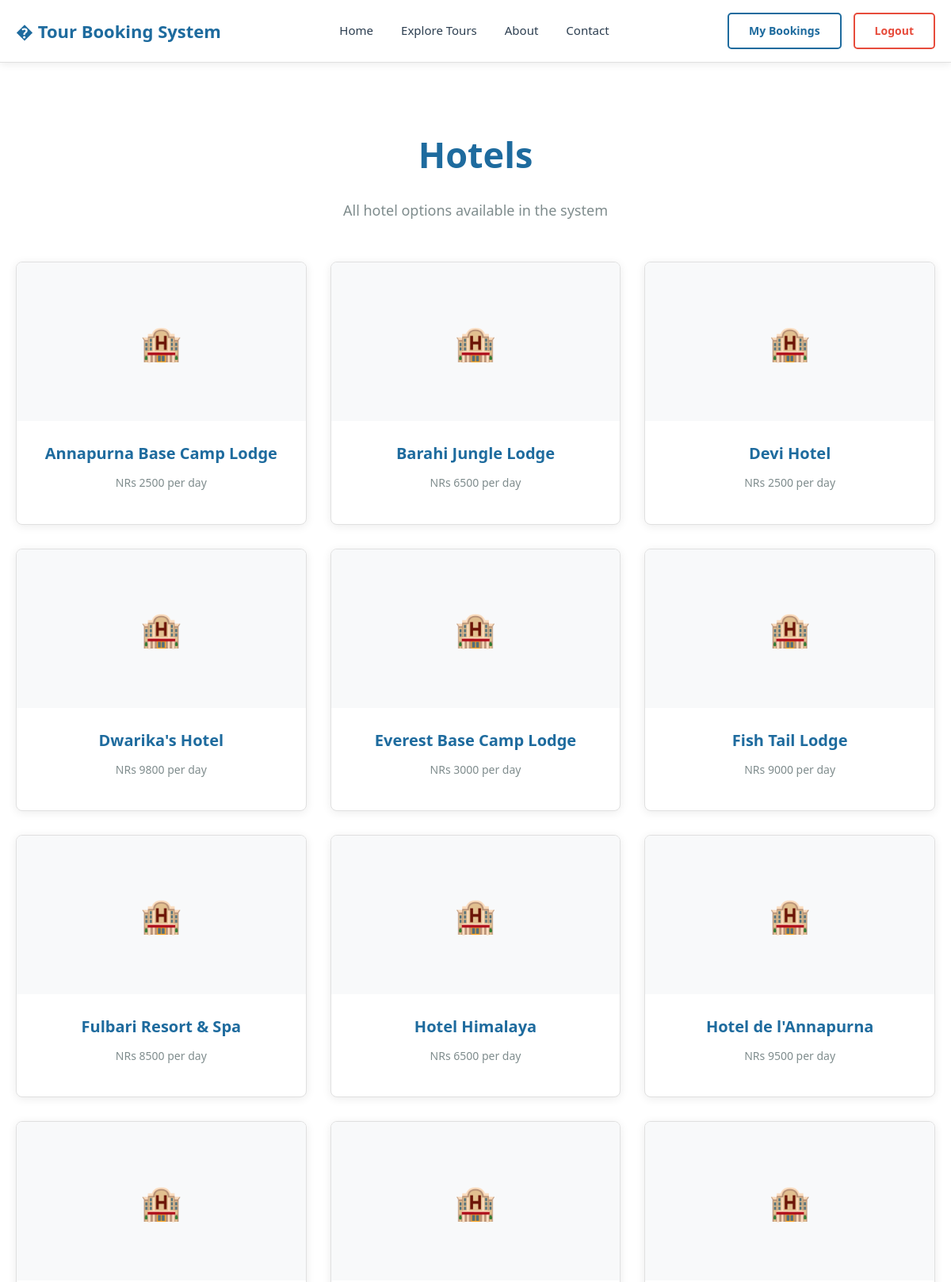
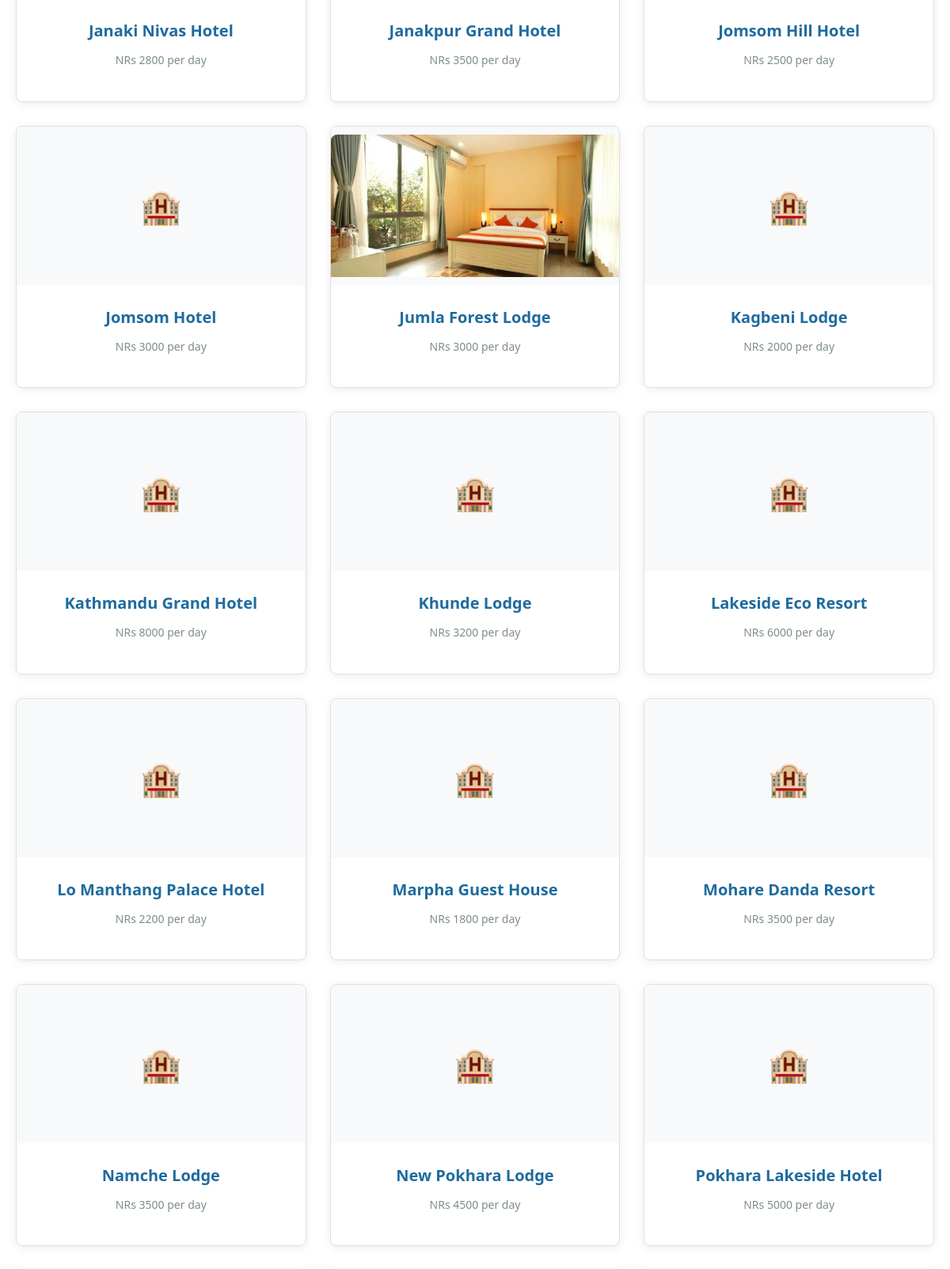
The app's page /hotels/ (signed in, upper part) with its own data (2 pictures, top to bottom).
### tour/models.py (models this page shows, shortened)
class Hotel(models.Model):
    name = models.CharField(max_length=100)
    price_per_day = models.PositiveIntegerField()
    hotel_image = models.ImageField(upload_to='hotels/', blank=True, null=True)

### tour/views.py (the view)
# urls.py: path('hotels/', views.hotels_view, name='hotels'),
def hotels_view(request):
    hotels = Hotel.objects.all().order_by('name')
    return render(request, 'tour/hotels.html', {'hotels': hotels})

### tour/templates/tour/hotels.html (shortened to what this page needs)
{% extends 'base.html' %}
{% block content %}
    <div class="section" style="background: white;">
        <div style="max-width: 1200px; margin: 0 auto;">
            <h2 class="section-title">Hotels</h2>
            <p class="section-subtitle">All hotel options available in the system</p>
            <div class="cards-grid">
                {% for hotel in hotels %}
                    <div class="card" style="text-align: center;">
                        <div class="card-image" style="padding: 0; background: var(--light-bg);">
                            {% if hotel.hotel_image %}
                                <img src="{{ hotel.hotel_image.url }}" alt="{{ hotel.name }}" style="width: 100%; height: 180px; object-fit: cover; border-radius: 8px 8px 0 0;">
                            {% else %}
                                <div style="height: 180px; display: grid; place-items: center; font-size: 42px;">🏨</div>
                            {% endif %}
                        </div>
                        <div class="card-content">
                            <h3 class="card-title">{{ hotel.name }}</h3>
                            <p class="card-description">NRs {{ hotel.price_per_day }} per day</p>
                        </div>
                    </div>
                {% empty %}
                    <div style="grid-column: 1 / -1; text-align: center; padding: 40px;">
                        <p style="font-size: 18px; color: var(--text-gray);">No hotels added yet</p>
                    </div>
                {% endfor %}
            </div>
        </div>
    </div>
{% endblock %}

### tour/templates/base.html (style rules this page uses)
* { margin: 0; padding: 0; box-sizing: border-box; }
:root { --primary: #1E6B9E; --primary-light: #2980B9; --primary-dark: #154B7A; --accent: #17A2B8; --accent-hover: #138496; --success: #27AE60; --danger: #E74C3C; --warning: #F39C12; --light-bg: #F8F9FA; --white: #FFFFFF; --text-dark: #2C3E50; --text-gray: #7F8C8D; --border-color: #E0E0E0; }
body { font-family: 'Segoe UI', Tahoma, Geneva, Verdana, sans-serif; line-height: 1.6; color: var(--text-dark); background: var(--light-bg); min-height: 100vh; }
.section { padding: 80px 20px; max-width: 1200px; margin: 0 auto; background: var(--white); }
.section-title { text-align: center; font-size: 45px; margin-bottom: 20px; color: var(--primary); font-weight: 800; }
.section-subtitle { text-align: center; font-size: 18px; color: var(--text-gray); margin-bottom: 50px; }
.cards-grid { display: grid; grid-template-columns: repeat(auto-fit, minmax(280px, 1fr)); gap: 30px; margin-top: 40px; }
.card { background: var(--white); border-radius: 8px; overflow: hidden; box-shadow: 0 2px 12px rgba(0, 0, 0, 0.08); transition: all 0.3s; border: 1px solid var(--border-color); }
.card-image { width: 100%; height: 200px; background: linear-gradient(135deg, var(--accent) 0%, var(--primary-light) 100%); display: flex; align-items: center; justify-content: center; font-size: 60px; color: white; }
.card-content { padding: 25px; }
.card-title { font-size: 20px; font-weight: 700; color: var(--primary); margin-bottom: 10px; }
.card-description { font-size: 14px; color: var(--text-gray); margin-bottom: 15px; line-height: 1.6; }

### records on screen
Hotel: name "Annapurna Base Camp Lodge", price_per_day "2500"
Hotel: name "Barahi Jungle Lodge", price_per_day "6500"
Hotel: name "Devi Hotel", price_per_day "2500"
Hotel: name "Dwarika's Hotel", price_per_day "9800"
Hotel: name "Everest Base Camp Lodge", price_per_day "3000"
Hotel: name "Fish Tail Lodge", price_per_day "9000"
Hotel: name "Fulbari Resort & Spa", price_per_day "8500"
Hotel: name "Hotel Himalaya", price_per_day "6500"
Hotel: name "Hotel de l'Annapurna", price_per_day "9500"
Hotel: name "Janaki Nivas Hotel", price_per_day "2800"
Hotel: name "Janakpur Grand Hotel", price_per_day "3500"
Hotel: name "Jomsom Hill Hotel", price_per_day "2500"
Hotel: name "Jomsom Hotel", price_per_day "3000"
Hotel: hotel_image (picture), name "Jumla Forest Lodge", price_per_day "3000"
Hotel: name "Kagbeni Lodge", price_per_day "2000"
Hotel: name "Kathmandu Grand Hotel", price_per_day "8000"
Hotel: name "Khunde Lodge", price_per_day "3200"
Hotel: name "Lakeside Eco Resort", price_per_day "6000"
Hotel: name "Lo Manthang Palace Hotel", price_per_day "2200"
Hotel: name "Marpha Guest House", price_per_day "1800"
Hotel: name "Mohare Danda Resort", price_per_day "3500"
Hotel: name "Namche Lodge", price_per_day "3500"
Hotel: name "New Pokhara Lodge", price_per_day "4500"
Hotel: name "Pokhara Lakeside Hotel", price_per_day "5000"
